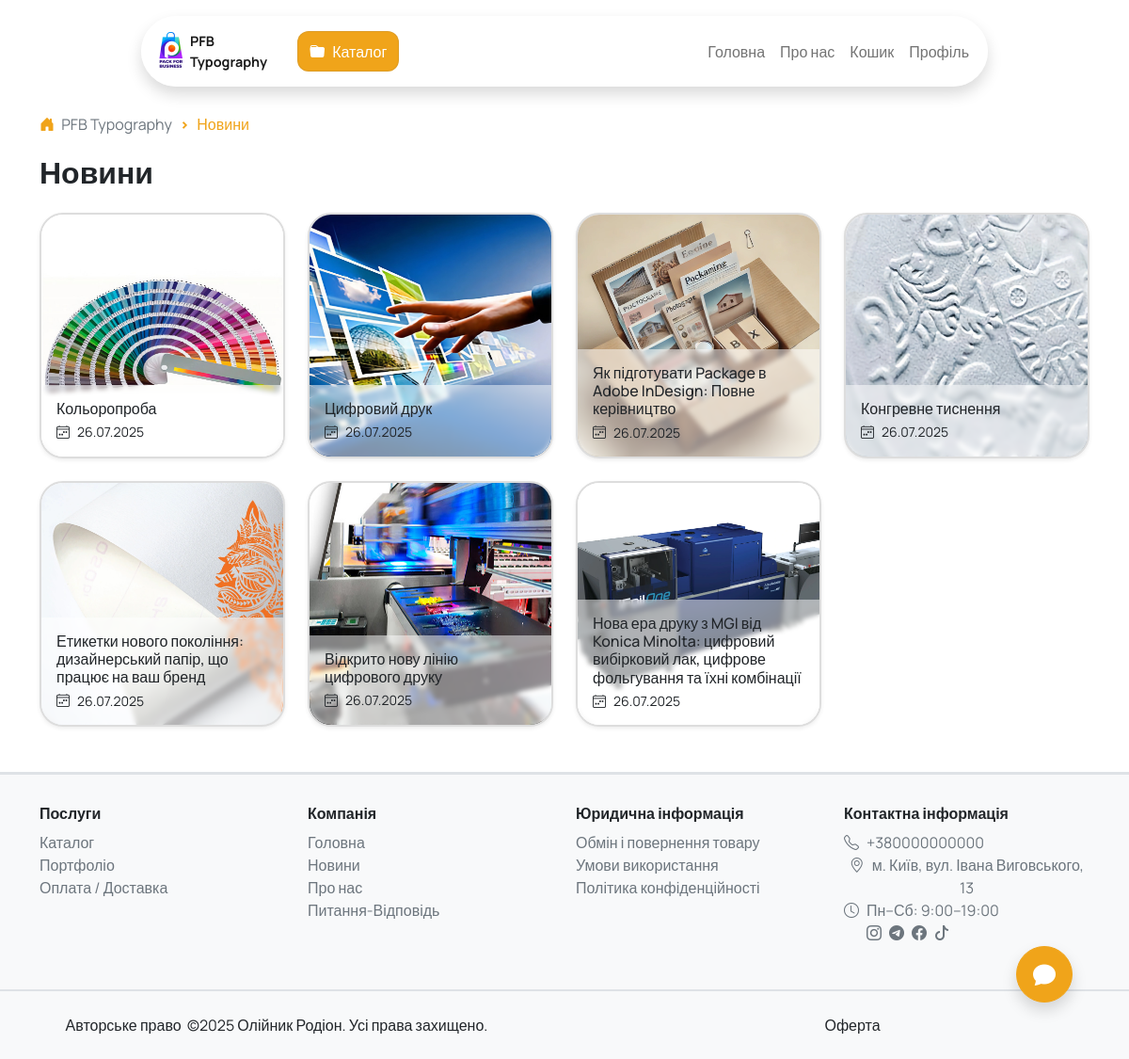
Page /news/ on the committed database.
### news/models.py (models this page shows, shortened)
class News(models.Model):
    title = models.CharField("Заголовок", max_length=255)
    content = CKEditor5Field("Контент", config_name='extends')
    created_at = models.DateTimeField("Дата створення", auto_now_add=True)
    related_to_store = models.BooleanField(default=False, verbose_name="Пов'язано з магазином", help_text="Позначте, якщо новина стосується товарів або подій магазину.")
    image = models.ImageField("Зображення", upload_to='news/')
    slug = models.SlugField(unique=True)
    class Meta:
        verbose_name = "Новина"
        verbose_name_plural = "Новини"

### news/views.py (the view)
# urls.py: path('', views.news_main, name="main_news"),
def news_main(request):
    main_data = get_base_info(request)
    news = News.objects.all().order_by('-created_at')
    paginator = Paginator(news, 12)
    page_number = request.GET.get('page')
    page_obj = paginator.get_page(page_number)
    return render(request, 'news/main.html', {'news': page_obj, 'page_obj': page_obj, **main_data, })

### chat/models.py (called while the page is built)
    @property
    def created_at_iso(self):
        return self.created_at.isoformat()

### orders/utils.py (called while the page is built)
    def get_created_date(self):
        created_iso = self.session.get('cart_created_at')
        if created_iso:
            return datetime.fromisoformat(created_iso)
        return None

    def count(self):
        return sum(item['quantity'] for item in self.cart.values())

### templates/news/main.html (shortened to what this page needs)
{% extends "base.html" %}
{% load static %}
{% block content %}
<section class="container pt-3">
    <div class="row mw-100">
        <nav style="--bs-breadcrumb-divider: '>'" aria-label="breadcrumb" class="mb-1">
            <ol class="breadcrumb">
                <li class="breadcrumb-item">
                    <i class="bi bi-house-door-fill text-orange me-1"></i>
                    <a href="{% url 'main' %}" class="text-decoration-none text-secondary">PFB Typography</a>
                </li>
                <li class="breadcrumb-item active" aria-current="page">
                    Новини
                </li>
            </ol>
        </nav>
        <h2 class="fw-bold mb-4">Новини</h2>
    </div>
    <div class="row row-cols-1 row-cols-md-2 row-cols-lg-3 row-cols-xl-4 g-4 mb-5">
        {% for item in news %}
        <div class="col">
            <div class="card border-0 rounded-custom overflow-hidden shadow-sm position-relative h-100">
                <div class="ratio ratio-1x1">
                    <img src="{{ item.image.url }}" class="img-fluid object-fit-cover" alt="{{ item.title }}">
                </div>
                <div class="position-absolute bottom-0 start-0 w-100 bg-white bg-opacity-50 text-dark p-3 blur-effect-weak">
                    <h6 class="mb-1">{{ item.title }}</h6>
                    <small class="d-block"><i class="bi bi-calendar4-week me-2"></i>{{ item.created_at|date:"d.m.Y" }}</small>
                </div>
            </div>
        </div>
        {% empty %}
        <div class="col">
            <p class="text-muted">Наразі новин немає.</p>
        </div>
        {% endfor %}
    </div>
</section>
{% endblock %}

### static/css/styles.css (style rules this page uses)
:root { --orange: #F0A41A; --orange-light: #FFE5B4; --orange-rgb: 240, 164, 26; --green: #198754; --green-rgb: 25, 135, 84; --text-main: #333333; }
html, body { height: auto !important; overflow-y: auto !important; margin: 0; padding: 0; font-family: "Manrope", sans-serif; scrollbar-width: none; overflow-x: hidden; max-width: 100%; }
.blur-effect-weak { backdrop-filter: blur(2.5px); -webkit-backdrop-filter: blur(2.5px); will-change: transform, opacity; }
.card.h-100 { border-radius: 10px; overflow: hidden; }
.card { border: 2px solid #ddd !important; box-shadow: 0 2px 8px rgba(0, 0, 0, 0.1); transition: transform 0.3s ease, box-shadow 0.3s ease !important; }
.text-orange { color: var(--orange); }
.breadcrumb-item + .breadcrumb-item::before { color: var(--orange) !important; font-weight: 900; }
.rounded-custom { border-radius: 25px !important; }
.breadcrumb-item.active { color: var(--orange) !important; }
i { font-style: normal !important; }

### rows in the picture
News: image (picture), title "Кольоропроба", created_at "26.07.2025"
News: image (picture), title "Цифровий друк", created_at "26.07.2025"
News: image (picture), title "Як підготувати Package в Adobe InDesign: Повне керівництво", created_at "26.07.2025"
News: image (picture), title "Конгревне тиснення", created_at "26.07.2025"
News: image (picture), title "Етикетки нового покоління: дизайнерський папір, що працює на ваш бренд", created_at "26.07.2025"
News: image (picture), title "Відкрито нову лінію цифрового друку", created_at "26.07.2025"
News: image (picture), title "Нова ера друку з MGI від Konica Minolta: цифровий вибірковий лак, цифрове фольгування та їхні комбінації", created_at "26.07.2025"
